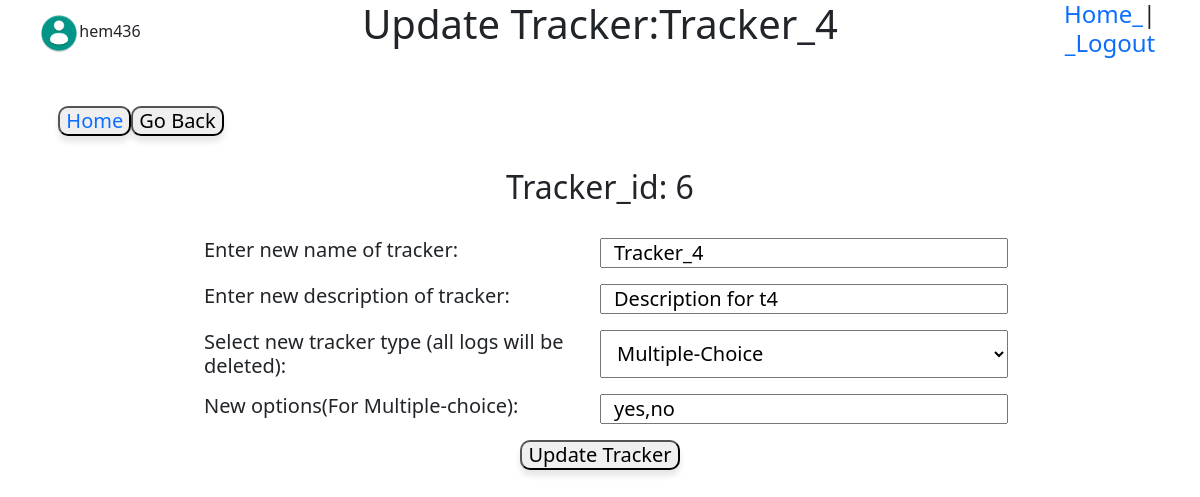
The page /tracker/6/update (signed in) on the database as committed earlier.
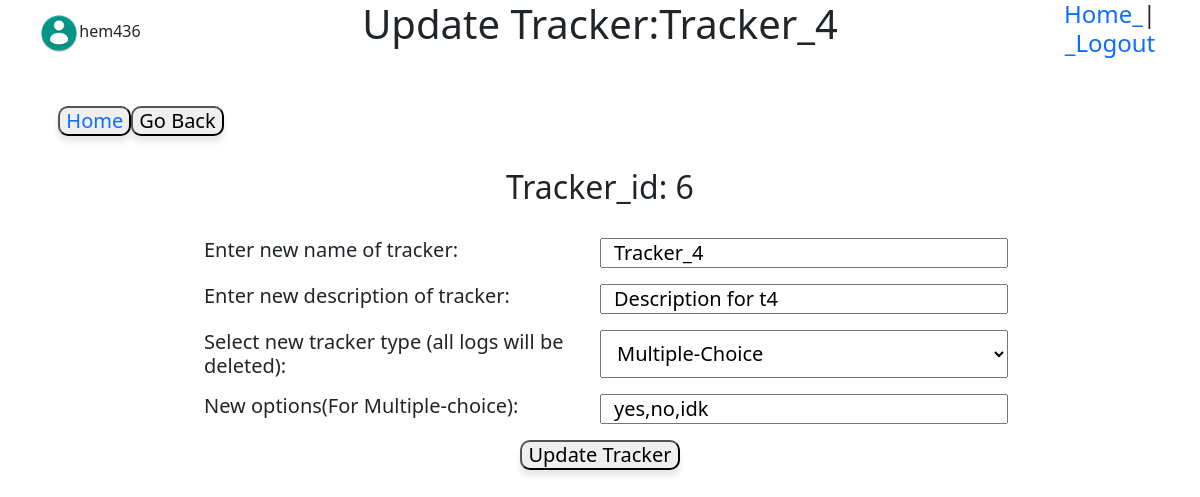
The same page on the database as committed later.
### database.py (models this page shows)
class tracker(db.Model):
    user_id=db.Column(db.Integer,db.ForeignKey('user.id'),nullable=False)
    tracker_id=db.Column(db.Integer,primary_key=True,autoincrement=True)
    name=db.Column(db.String(30),nullable=False)
    desc=db.Column(db.String)
    type=db.Column(db.String,nullable=False)
    settings=db.Column(db.String)
    lastupdate=db.Column(db.DateTime)
    logs=db.relationship("log",cascade='all', backref="parent")

### application/controllers.py (the view, shortened to what this page needs)
@app.route('/tracker/<int:tracker_id>/update',methods=['GET','POST'])
@login_required#*************************
def update_tracker(tracker_id):
    if (tracker_id,) not in db.session.query(tracker.tracker_id).all():
        return notfound('tracker_id_not_found')
    t=tracker.query.get(tracker_id)
    return render_template('update_tracker.html',tracker=t,user=current_user)

### templates/update_tracker.html (shortened to what this page needs)
<!DOCTYPE html>
<html lang="en" dir="ltr">
  <head>
    <link href="https://cdn.jsdelivr.net/npm/bootstrap@5.0.2/dist/css/bootstrap.min.css" rel="stylesheet">
    <link rel="stylesheet" href="/static/main.css">
  </head>
  <body>
    <div class="mb-3 row">
      <div class="col-2 d-flex justify-content-center">
        <span class="align-self-center"><img src='/static/userimg.png' width="40px" height="40px" />{{user.username}}</span>
      </div>
      <div class="col-8 text-center">
        <h1>Update Tracker:{{tracker.name}}</h1>
      </div>
      <div class="col-2 text-center h4">
        <a href="/" class="logout">Home_</a>|
        <a href="/logout" class=" logout">_Logout</a>
      </div>
    </div><br>
    <div class="row">
      <div class="col-3 text-center h5"><button type="button"><a href="/main">Home </a></button><button type="button" name="back" onclick="javascrpt:history.back()">Go Back</button>
      </div>
    </div><br>
    <div class="row update_tracker">
      <div class="col-8 offset-2 h5">
        <form class="tracker_form" action="/tracker/{{tracker.tracker_id}}/update" method="post">
          <h2 align="center">Tracker_id: {{tracker.tracker_id}}</h2><br>
          <div class="mb-3 row">
            <label class="col-6" for="name">Enter new name of tracker:</label><input class="col-6" type="text" name="name" value="{{tracker.name}}" required>
          </div>
          <div class="mb-3 row">
            <label class="col-6" for="desc">Enter new description of tracker:</label><input class="col-6" type="text" value="{{tracker.desc}}" name="desc">
          </div>
          <div class="mb-3 row">
            <label class="col-6" for="type">Select new tracker type (all logs will be deleted):</label><select class="col-6" name="type">
              <option value="Multiple-choice" {% if tracker.type=="Multiple-choice" %}selected{% endif %}>Multiple-Choice</option>
            </select>
          </div>
          <div class="mb-3 row">
            <label class="col-6" for="settings">New options(For Multiple-choice):</label><input class="col-6" type="text" name="settings" value="{{tracker.settings}}" placeholder="separated by comma">
          </div>
          <div class="text-center"><button type="submit" name="submit">Update Tracker</button></div>
        </form>
      </div>
    </div>
  </body>
</html>

Rows that differ between the two databases and show on the page:
changed tracker "Tracker_4": settings "yes,no" → "yes,no,idk"
